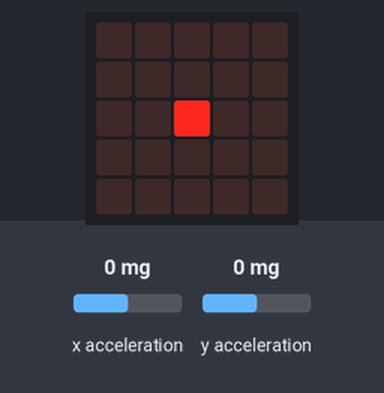
The program below on a simulated BBC micro:bit (MakeCode). Shown: the board's 5×5 LED display. The inputs (shaded band) are chosen by the test bench; at power-on: x acceleration 0 mg, y acceleration 0 mg.

Above: at 1.2 s.
1.3 s: x acceleration set to -139 mg
4.0 s: x acceleration set to -162 mg
At 4.5 s:
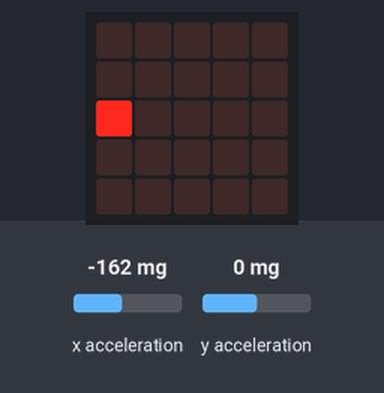
6.5 s: y acceleration set to -1440 mg
At 6.91 s:
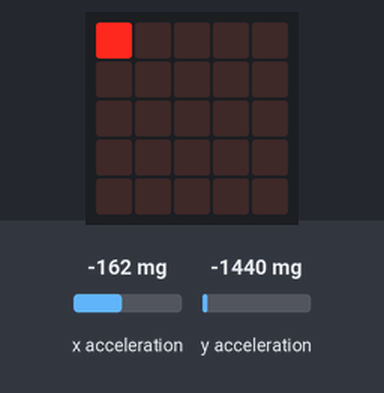
8.9 s: y acceleration set to 750 mg
At 9.56 s:
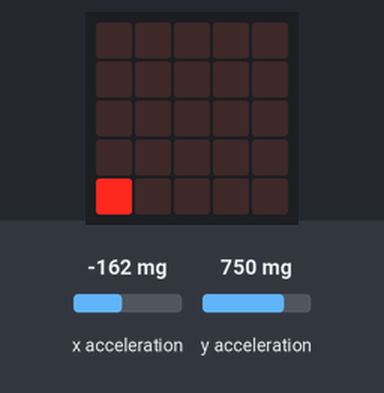
11.6 s: x acceleration set to 141 mg
13.1 s: x acceleration set to 166 mg
At 13.77 s:
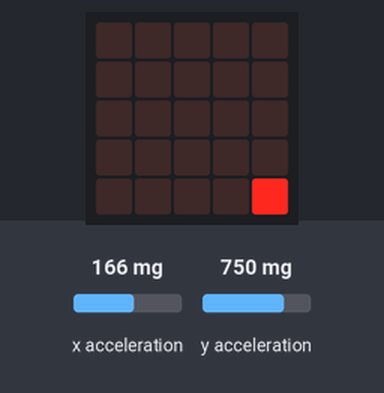

The program:

main.ts
```typescript
let acc_y = 0
let acc_x = 0
let x = 2
let y = 2
basic.forever(function () {
    led.plot(x, y)
    acc_x = input.acceleration(Dimension.X)
    acc_y = input.acceleration(Dimension.Y)
    if (acc_x < -150 && x > 0) {
        x += -1
    }
    if (acc_x > 150 && x < 4) {
        x += 1
    }
    if (acc_y > 150 && y < 4) {
        y += 1
    }
    if (acc_y < -150 && y > 0) {
        y += -1
    }
    basic.pause(100)
    basic.clearScreen()
})
```

test.ts
```typescript
// тестовете отиват тук; това няма да се компилира, когато този пакет се използва като разширение.
```

Measured:
- the behaviour switches between -150 and -151 mg on x acceleration (found by bisection; images 0 and 1)
- the behaviour switches between 150 and 151 mg on x acceleration (found by bisection; images 3 and 4)
- after the input at 4.0 s, the display: first changes after 0.21 s (image 1 shows a later state)
- after the input at 6.5 s, the display: first differs from a run without the input after 0.12 s (image 2 shows a later state)
- after the input at 8.9 s, the display: first differs from a run without the input after 0.13 s (image 3 shows a later state)
- after the input at 13.1 s, the display: first changes after 0.14 s (image 4 shows a later state)
